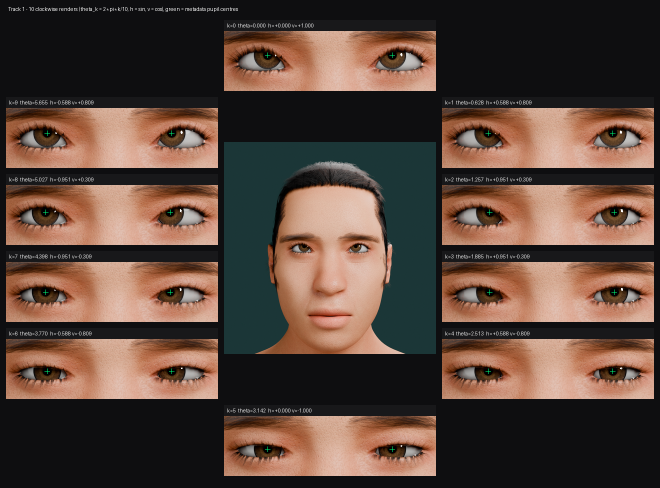
#> input picture contact_sheet.png, 1320 x 976 px (shown at 1/2 size)
$ python -i pupil_detector.py   (imports and definitions only)
#> lines starting #> are read from the running program, lines starting #| are printed output that depends on the picture; after the words box and inside, x2 and y2 are one past the last pixel; in counts of white or black regions, pixels touching at a corner belong together
"""Independent image-based pupil detector (numpy + scipy + pillow only).

It never reads metadata, ground truth or the scene: input is the RGB image alone.

    detect(img) -> list of up to 2 dicts {centre:[x,y], radius, confidence, inliers, rays, status}
                   sorted image-left first.

Method
  1. Candidate blobs: pixels darker than each level in DARK_LEVELS (luminance 0-255) -> holes filled -> connected
     components; keep components of plausible pupil area and roundness.
  2. Pair selection: the two most pupil-like blobs that lie side by side (|dy| small, dx in range).
  3. Sub-pixel refinement: 180 rays from the blob centroid; on each ray find the first sub-pixel
     crossing of the half level between pupil and iris luminance. Rays that touch a bright
     catchlight (> BRIGHT_T) before the crossing are discarded. A circle is fitted to the edge
     points with RANSAC + algebraic least squares, so eyelid/lash occlusion becomes outliers.
  Coordinates: pixel (i, j) has its centre at (i + 0.5, j + 0.5), origin top-left (same as the wrapper ground truth);
     internal sampling uses array indices, so +0.5 is added to every returned centre.
  4. Confidence = inlier fraction x exp(-rms residual), and status 'ok' | 'low_confidence' | 'fail'.
"""
import numpy as np
from scipy import ndimage

DARK_LEVELS = (12, 16, 20, 25, 30, 40, 55)
BRIGHT_T = 150.0
AREA = (150, 6000)
N_RAYS = 180


def _lum(img):
    a = np.asarray(img, dtype=float)
    return a[..., :3].mean(2) if a.ndim == 3 else a


def _blobs(lum, t):
    mask = ndimage.binary_fill_holes(lum < t)
    mask = ndimage.binary_opening(mask, iterations=2)
    lab, n = ndimage.label(mask)
    out = []
    for i, sl in enumerate(ndimage.find_objects(lab), start=1):
        comp = lab[sl] == i
        area = int(comp.sum())
        if not AREA[0] <= area <= AREA[1]:
            continue
        h, w = comp.shape
        r_eq = np.sqrt(area / np.pi)
        fill = area / (np.pi * (max(h, w) / 2) ** 2)          # 1.0 for a perfect disc
        aspect = min(h, w) / max(h, w)
        if aspect < 0.6 or fill < 0.6:
            continue
        cy, cx = ndimage.center_of_mass(comp)
        out.append(dict(c=np.array([cx + sl[1].start, cy + sl[0].start]), r=r_eq, score=fill * aspect, area=area, t=t))
    return out


def _pair(blobs):
    best, best_s = None, -1
    for i in range(len(blobs)):
        for j in range(i + 1, len(blobs)):
            a, b = blobs[i], blobs[j]
            dx, dy = abs(a["c"][0] - b["c"][0]), abs(a["c"][1] - b["c"][1])
            rr = min(a["r"], b["r"]) / max(a["r"], b["r"])
            if dy > 0.5 * dx or not (6 * a["r"] < dx < 40 * a["r"]) or rr < 0.7:
                continue
            s = a["score"] * b["score"] * rr
            if s > best_s:
                best, best_s = (a, b), s
    if best is None:
        return [], -1.0
    return list(best), best_s


def _fit_circle(x, y):
    a = np.c_[2 * x, 2 * y, np.ones(len(x))]
    cx, cy, c = np.linalg.lstsq(a, x ** 2 + y ** 2, rcond=None)[0]
    return cx, cy, np.sqrt(max(c + cx ** 2 + cy ** 2, 0))


def refine(lum, c0, r0, rng=None):
    rng = rng or np.random.default_rng(0)
    inner = ndimage.map_coordinates(lum, [[c0[1]], [c0[0]]], order=1)[0]
    pupil_level = np.percentile(lum[int(c0[1] - r0 / 2):int(c0[1] + r0 / 2) + 1, int(c0[0] - r0 / 2):int(c0[0] + r0 / 2) + 1], 20)
    ring = []
    pts = []
    ts = np.linspace(0, 2 * r0 * 1.0 + 6, 400)
    for ang in np.linspace(0, 2 * np.pi, N_RAYS, endpoint=False):
        d = np.array([np.cos(ang), np.sin(ang)])
        xy = c0[:, None] + d[:, None] * ts
        prof = ndimage.map_coordinates(lum, [xy[1], xy[0]], order=1)
        ring.append(prof[(ts > 1.4 * r0) & (ts < 1.9 * r0)])
        pts.append((d, prof))
    iris_level = np.median(np.concatenate(ring))
    half = pupil_level + 0.5 * (iris_level - pupil_level)
    ex, ey = [], []
    for d, prof in pts:
        idx = np.nonzero(prof > half)[0]
        if len(idx) == 0 or idx[0] == 0:
            continue
        k = idx[0]
        if prof[:k + 1].max() > BRIGHT_T or (k + 1 < len(prof) and prof[k + 1] > BRIGHT_T):
            continue                                    # catchlight on this ray
        t = ts[k - 1] + (half - prof[k - 1]) / (prof[k] - prof[k - 1]) * (ts[k] - ts[k - 1])
        ex.append(c0[0] + d[0] * t); ey.append(c0[1] + d[1] * t)
    ex, ey = np.array(ex), np.array(ey)
    if len(ex) < 12:
        return None
    best = None
    for _ in range(300):
        s = rng.choice(len(ex), 3, replace=False)
        try:
            cx, cy, r = _fit_circle(ex[s], ey[s])
        except np.linalg.LinAlgError:
            continue
        if not 0.5 * r0 < r < 1.6 * r0:
            continue
        inl = np.abs(np.hypot(ex - cx, ey - cy) - r) < 0.75
        if best is None or inl.sum() > best.sum():
            best = inl
    if best is None or best.sum() < 12:
        return None
    cx, cy, r = _fit_circle(ex[best], ey[best])
    res = np.hypot(ex[best] - cx, ey[best] - cy) - r
    rms = float(np.sqrt(np.mean(res ** 2)))
    conf = float(best.sum() / N_RAYS * np.exp(-rms))
    return dict(centre=[float(cx) + 0.5, float(cy) + 0.5], radius=float(r), confidence=round(conf, 4), inliers=int(best.sum()),
                rays=int(len(ex)), rms_px=round(rms, 4), status="ok" if conf >= 0.35 else "low_confidence")


def detect(img, roi=None):
    """roi: optional list of (x0, y0, x1, y1) search boxes, one per eye. This is a fixed scene-level prior
    (for example from the detector's own detection on a reset frame), never per-frame ground truth."""
    lum = _lum(img)
    if roi:
        out = []
        for x0, y0, x1, y1 in roi:
            sub = lum[y0:y1, x0:x1]
            bl = [b for t in DARK_LEVELS for b in _blobs(sub, t)]
            if not bl:
                continue
            b = max(bl, key=lambda b: b["score"])
            c = b["c"] + np.array([x0, y0])
            r = refine(lum, c, b["r"])
            out.append(r if r else dict(centre=[float(c[0]) + 0.5, float(c[1]) + 0.5], radius=float(b["r"]), confidence=0.0, status="fail"))
        return sorted(out, key=lambda d: d["centre"][0])
    # adaptive threshold: try several dark levels, keep the most disc-like side-by-side pair
    best, best_s = [], -1
    for t in DARK_LEVELS:
        pair, sc = _pair(_blobs(lum, t))
        if sc > best_s:
            best, best_s = pair, sc
    if not best:      # no side-by-side pair at any level: fall back to the single most disc-like blob
        singles = [b for t in DARK_LEVELS for b in _blobs(lum, t)]
        best = sorted(singles, key=lambda b: -b["score"])[:1]
    cands = best
    out = []
    for b in cands:
        r = refine(lum, b["c"], b["r"])
        out.append(r if r else dict(centre=[float(b["c"][0]) + 0.5, float(b["c"][1]) + 0.5], radius=float(b["r"]),
                                     confidence=0.0, status="fail"))
    return sorted(out, key=lambda d: d["centre"][0])

>>> import cv2
>>> picture = cv2.imread('../contact_sheet.png', cv2.IMREAD_GRAYSCALE)
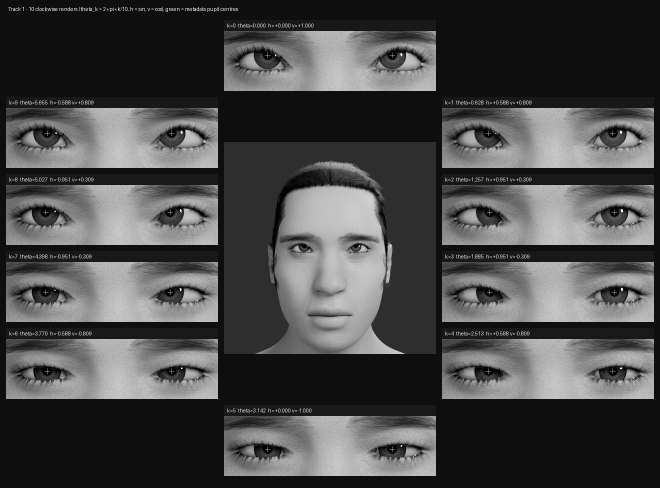
#> picture: shape (976, 1320) (shown at 1/2 size); min 0, max 255, mean 72.4
>>> result = detect(picture)
#> the loop in detect, `for t in DARK_LEVELS:` made 7 passes
#> (n in _blobs, sc) on pass 1: (56, 0.476)
#> (n in _blobs, sc) on passes 2 to 7: (1, -1), (1, -1), (1, -1), (1, -1), (1, -1), (1, -1)
#> pass 1, in _blobs, `mask = ndimage.binary_fill_holes(lum < t)`:
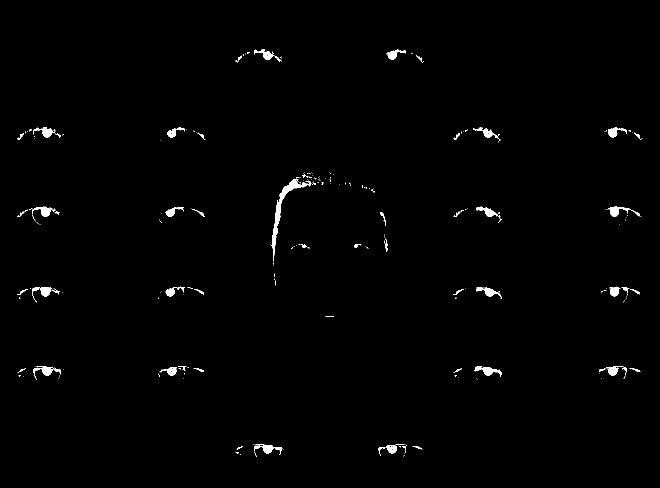
#> mask: shape (976, 1320) bool (shown at 1/2 size); 0.85% white; 250 white regions (190 under 20 px), largest, box (x1, y1, x2, y2) and area: (541, 357, 622, 523) 1556, (508, 889, 563, 910) 465, (1215, 413, 1281, 434) 457
#> pass 1, in _blobs, `mask = ndimage.binary_opening(mask, iterations=2)`:
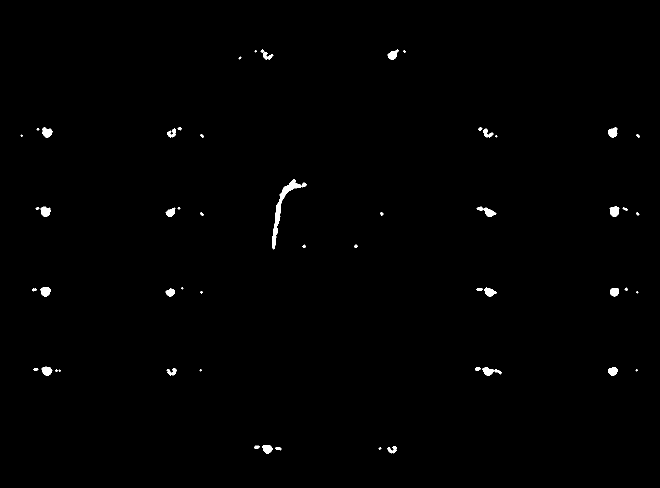
#> mask: shape (976, 1320) bool (shown at 1/2 size); 0.57% white; 55 white regions (15 under 20 px), largest, box (x1, y1, x2, y2) and area: (544, 358, 614, 499) 1401, (953, 413, 993, 434) 334, (964, 734, 1003, 751) 333
#> after the loop in detect, `for t in DARK_LEVELS:`: best = 2 items; best_s = 0.476
#> in detect, `cands = best`: cands = 2 items
#> the loop in detect, `for b in cands:` made 2 passes
#> (inner in refine, pupil_level in refine, iris_level in refine, half in refine) on passes 1 to 2: (117.3, 0, 58.77, 29.38), (136.3, 0, 66.23, 33.11)
#> result = 2 items
